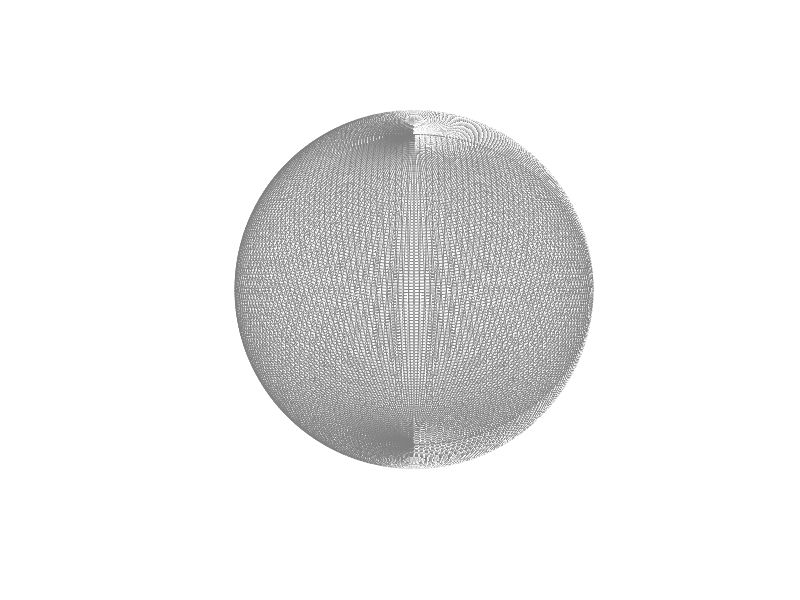

Recreate this plot in MATLAB. (Note: this script raises an error after producing the figure.)
%% Textured 3D Earth example
%
% Ryan Gray
% 8 Sep 2004
% Revised 9 March 2006, 31 Jan 2006, 16 Oct 2013

%% Options

space_color = 'k';
npanels = 180;   % Number of globe panels around the equator deg/panel = 360/npanels
alpha   = 1; % globe transparency level, 1 = opaque, through 0 = invisible
%GMST0 = []; % Don't set up rotatable globe (ECEF)
GMST0 = 4.89496121282306; % Set up a rotatable globe at J2000.0

% Earth texture image
% Anything imread() will handle, but needs to be a 2:1 unprojected globe
% image.

image_file = '1024px-Land_ocean_ice_2048.jpg';
%image_file = 'lroc_color_poles_1k.jpg';

% Mean spherical earth

erad    = .8; % equatorial radius (meters)
prad    = .8; % polar radius (meters)
erot    = 7.2921158553e-5; % earth rotation rate (radians/sec)

%% Create figure

figure('Color', [1 1 1]);

hold on;

% Turn off the normal axes

set(gca, 'NextPlot','add', 'Visible','off');

axis equal;
axis auto;

% Set initial view

view(0,30);

axis vis3d;

%% Create wireframe globe

% Create a 3D meshgrid of the sphere points using the ellipsoid function

[x, y, z] = ellipsoid(0, 0, 0, erad, erad, prad, npanels);

globe = surf(x, y, -z, 'FaceColor', 'none', 'EdgeColor', 0.5*[1 1 1]);

if ~isempty(GMST0)
    hgx = hgtransform;
    set(hgx,'Matrix', makehgtform('zrotate',GMST0));
    set(globe,'Parent',hgx);
end

%% Texturemap the globe

% Load Earth image for texture map

cdata = imread(image_file);

% Set image as color data (cdata) property, and set face color to indicate
% a texturemap, which Matlab expects to be in cdata. Turn off the mesh edges.

set(globe, 'FaceColor', 'texturemap', 'CData', cdata, 'FaceAlpha', alpha, 'EdgeColor', 'none');

